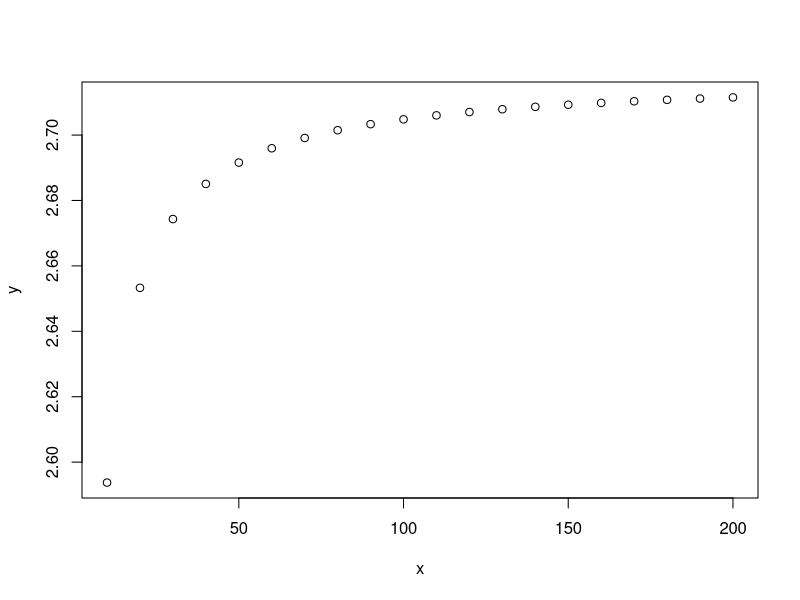

R code for this plot:
## ---- chunk 1
rm(list=ls())
## ---- chunk 2
getwd()
## ---- chunk 3
list.files()
## ---- chunk 4
# setwd()
## ---- chunk 5
library("dplyr")
## ---- chunk 6
(1 + 1/100)^100
17 %% 5
17 %/% 5
## ---- chunk 7
exp(1)
## ---- chunk 8
options(digits = 16)
exp(1)
## ---- chunk 9
 pi
## ---- chunk 10
sin(pi/6)
## ---- chunk 11
floor(sin(pi/6))
ceiling(sin(pi/6))
## ---- chunk 12
x <- 100  # entero
## ---- chunk 13
(1 + 1/x)^x
## ---- chunk 14
x <- 200
## ---- chunk 15
(1 + 1/x)^x
## ---- chunk 16
(y <- (1 + 1/x)^x)
## ---- chunk 17
seq(from = 1, to = 9, by = 2)
## ---- chunk 18
seq(from = 1, to = 9)
## ---- chunk 19
seq(1, 9, 2)
## ---- chunk 20
seq(to = 9, from = 1)
## ---- chunk 21
seq(by = -2, 9, 1)
## ---- chunk 22
x <- 9
seq(1, x, x/3)
## ---- chunk 23
(x <- seq(1, 20, by = 2))
## ---- chunk 24
(y <- rep(3, 4))
## ---- chunk 25
(z <- c(y, x))
## ---- chunk 26
(x <- 100:110)
## ---- chunk 27
i <- c(1, 3, 2)
x[i]

## ---- chunk 28
j <- c(-1, -2, -3)
x[j]

## ---- chunk 29
x[1] <- 1000
x
## ---- chunk 30
x <- c()
length(x)

## ---- chunk 31
x <- c(1, 2, 3)
y <- c(4, 5, 6)
x * y
## ---- chunk 32
x + y
## ---- chunk 33
y^x
## ---- chunk 34
c(1, 2, 3, 4) + c(1, 2)
## ---- chunk 35
(1:10) ^ c(1, 2)
## ---- chunk 36
2 + c(1, 2, 3)
## ---- chunk 37
2 * c(1, 2, 3)
## ---- chunk 38
(1:10)^2
## ---- chunk 39
sqrt(1:6)
## ---- chunk 40
mean(1:6)
## ---- chunk 41
sort(c(5,1,3,4,2))
## ---- chunk 42
x <- c(1.2, 0.9, 0.8, 1.0, 1.2)
x.mean <- sum(x)/length(x)
x.mean - mean(x)
## ---- chunk 43
x.var <- sum((x - x.mean)^2)/(length(x) - 1)
x.var - var(x)

## ---- chunk 44
dt <- 0.005
t <- seq(0, pi/6, by = dt)
ft <- cos(t)
(I <- sum(ft)*dt)

## ---- chunk 45
I - sin(pi/6)
## ---- chunk 46
x <- seq(10, 200, by = 10)
y <- (1 + 1/x)^x
exp(1) - y
## ---- chunk 47
plot(x, y)
## ---- chunk 48
a <- NA   # Asignando NA a una variable
is.na(a)  # ¿Esta variable es missing?
## ---- chunk 49
a <- c(11,NA,13)  # Asignando NA a uno de los elementos de un vector
is.na(a)          # Identificando los valores missings
## ---- chunk 50
any(is.na(a))   # ¿Hay algún dato missing en el vector a?
## ---- chunk 51
mean(a)
## ---- chunk 52
 mean(a, na.rm = TRUE)  # Los valores missings pueden ser removidos
## ---- chunk 53
c(0,0,1,1)|c(0,1,0,1)
## ---- chunk 54
xor(c(0,0,1,1),c(0,1,0,1))
## ---- chunk 55
x <- 1:20
x %% 4 == 0
## ---- chunk 56
(y <- x[x %% 4 == 0])
## ---- chunk 57
x <- c(1, NA, 3, 4)
x > 2
## ---- chunk 58
x[x > 2]
## ---- chunk 59
subset(x, subset = x > 2)
## ---- chunk 60
x <- c(1, 1, 2, 3, 5, 8, 13)
which(x %% 2 == 0)
## ---- chunk 61
2 * 2 == 4
## ---- chunk 62
sqrt(2) * sqrt(2) == 2
## ---- chunk 63
all.equal(sqrt(2) * sqrt(2), 2)
## ---- chunk 64
(A <- matrix(1:6, nrow = 2, ncol = 3, byrow = TRUE))
## ---- chunk 65
dim(A)
## ---- chunk 66
A[1, 3] <- 0
A
## ---- chunk 67
A[, 2:3]
## ---- chunk 68
(B <- diag(c(1, 2, 3)))
## ---- chunk 69
(A <- matrix(c(3, 5, 2, 3), nrow = 2, ncol = 2))
## ---- chunk 70
(B <- matrix(c(1, 1, 0, 1), nrow = 2, ncol = 2))
## ---- chunk 71
 A %*% B
## ---- chunk 72
 A * B
## ---- chunk 73
 (A.inv <- solve(A))
## ---- chunk 74
A %*% A.inv
## ---- chunk 75
 A^(-1)
## ---- chunk 76
A <- matrix(c(3, 5, 2, 3), nrow = 2, ncol = 2)
A
## ---- chunk 77
(x <- c(1,2))
## ---- chunk 78
x %*% A
## ---- chunk 79
A %*% x
